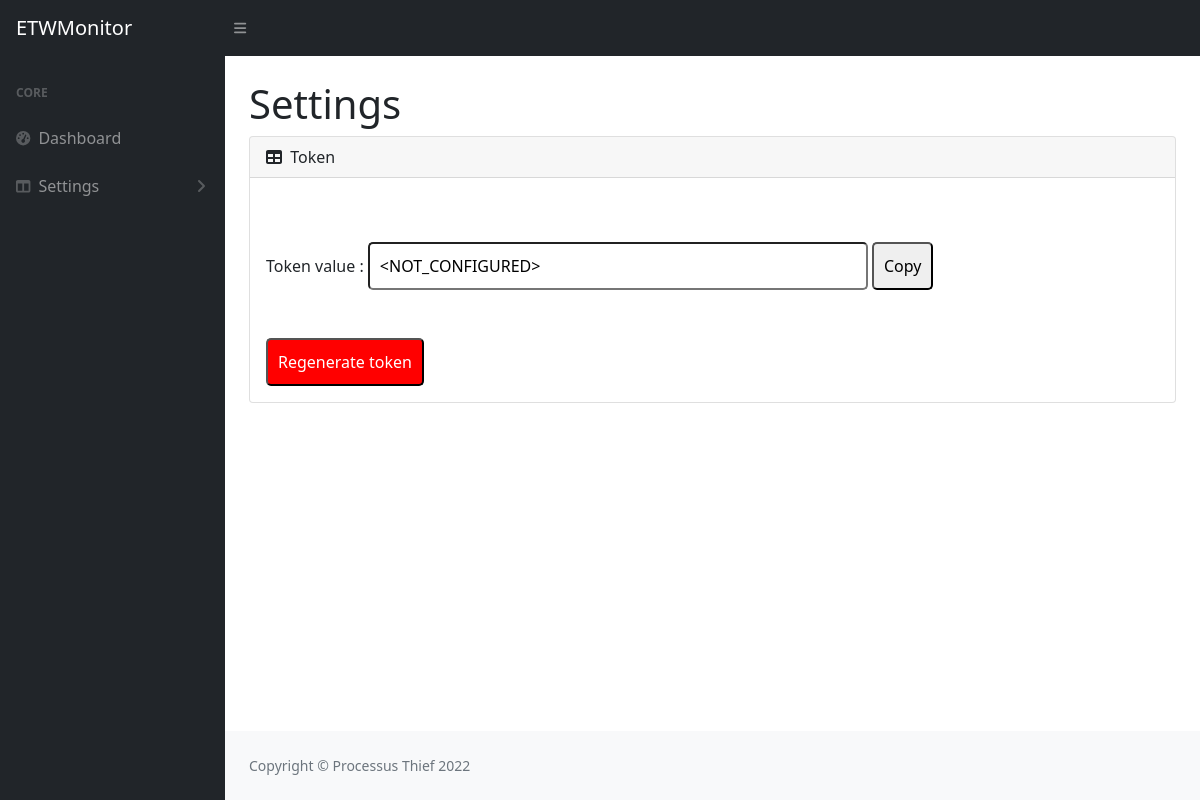
The app's page /settings.php, older data.
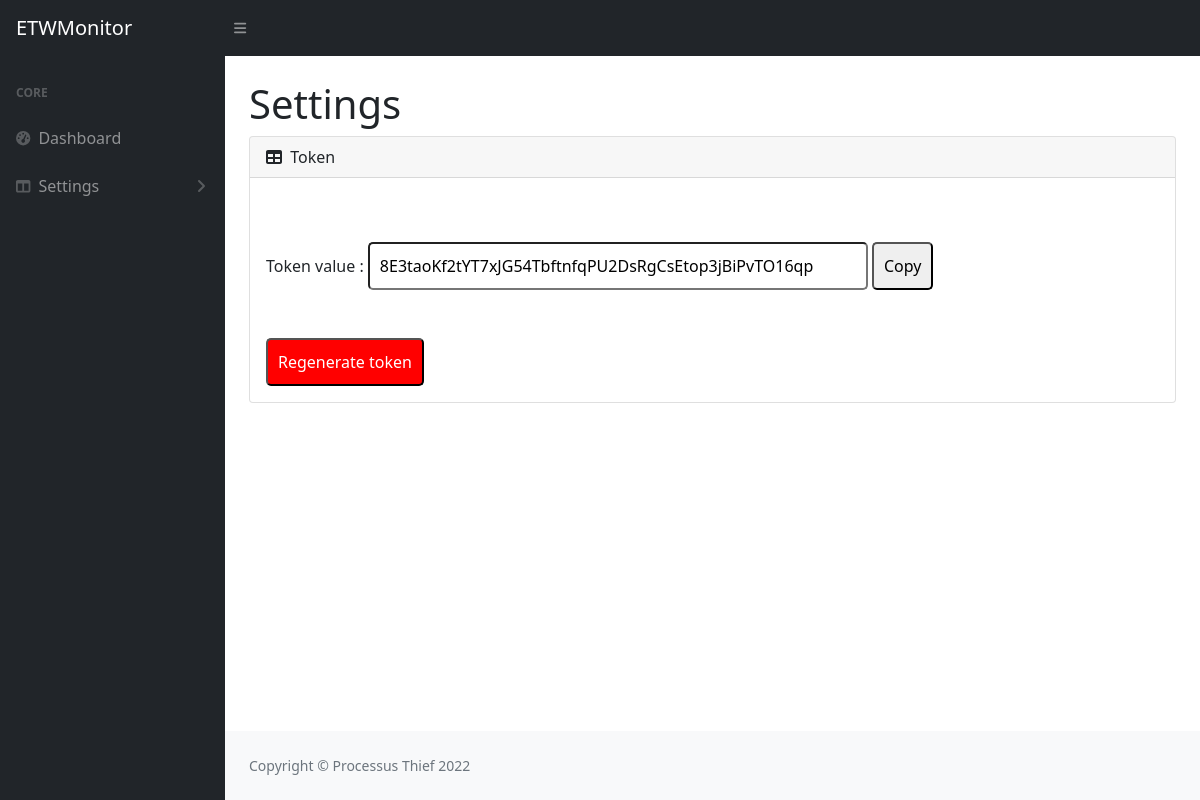
The same page, newer data.
### tables this page shows
CREATE TABLE 'settings' ('token' TEXT);

### settings.php (the view, shortened to what this page needs)
<!DOCTYPE html>
<html lang="en">
    <head>
        <link href="https://cdn.jsdelivr.net/npm/simple-datatables@latest/dist/style.css" rel="stylesheet" />
        <link href="css/styles.css" rel="stylesheet" />
    </head>
    <body class="sb-nav-fixed">
        <nav class="sb-topnav navbar navbar-expand navbar-dark bg-dark">
            <a class="navbar-brand ps-3" href="index.php">ETWMonitor</a>
            <button class="btn btn-link btn-sm order-1 order-lg-0 me-4 me-lg-0" id="sidebarToggle" href="#!"><i class="fas fa-bars"></i></button>
        </nav>
        <div id="layoutSidenav">
            <div id="layoutSidenav_nav">
                <nav class="sb-sidenav accordion sb-sidenav-dark" id="sidenavAccordion">
                    <div class="sb-sidenav-menu">
                        <div class="nav">
                            <div class="sb-sidenav-menu-heading">Core</div>
                            <a class="nav-link" href="index.php">
                                <div class="sb-nav-link-icon"><i class="fas fa-tachometer-alt"></i></div>
                                Dashboard
                            </a>
                            <a class="nav-link collapsed" href="#" data-bs-toggle="collapse" data-bs-target="#collapseLayouts" aria-expanded="false" aria-controls="collapseLayouts">
                                <div class="sb-nav-link-icon"><i class="fas fa-columns"></i></div>
                                Settings
                                <div class="sb-sidenav-collapse-arrow"><i class="fas fa-angle-down"></i></div>
                            </a>
                        </div>
                    </div>
                </nav>
            </div>
            <div id="layoutSidenav_content">
                <main>
                    <div class="container-fluid px-4">
                        <h1 class="mt-4">Settings</h1>
                        <div class="card mb-4">
                            <div class="card-header">
                                <i class="fas fa-table me-1"></i>
                                Token
                            </div>
                            <div class="card-body">
<?php
    $db = new PDO('sqlite:./ETWMonitor.sqlite');
    $db->setAttribute(PDO::ATTR_DEFAULT_FETCH_MODE, PDO::FETCH_ASSOC);
    $db->setAttribute(PDO::ATTR_ERRMODE, PDO::ERRMODE_EXCEPTION);
    $stmt = $db->prepare('SELECT token FROM settings');
    $stmt->execute();
    $req = $stmt->fetch();
    $token = "<NOT_CONFIGURED>";
    if( isset($req['token']) ) {
        $token = $req['token'];
    }
        echo '<br /><br />Token value :
        <input style="width:500px;border-radius:5px;padding:10px;" type="text" value="'.$token.'" id="token">
        <button style="border-radius:5px;padding:10px;" onclick="copyToken()">Copy</button><br /><br />
        <br />
        <button style="color:white;padding:10px;background-color:red;border-radius:5px;" onclick="generate_token()">Regenerate token</button>
        <script>
            function copyToken(){
                var copyText = document.getElementById("token");
                copyText.select();
                copyText.setSelectionRange(0, 99999);
                navigator.clipboard.writeText(copyText.value);
            }
            function generate_token(){
                document.location.href="settings.php?generate_token";
            }
            </script>
        </script>';
?>
                            </div>
                        </div>
                    </div>
                </main>
                <footer class="py-4 bg-light mt-auto">
                    <div class="container-fluid px-4">
                        <div class="d-flex align-items-center justify-content-between small">
                            <div class="text-muted">Copyright &copy; Processus Thief 2022</div>
                        </div>
                    </div>
                </footer>
            </div>
        </div>
    </body>
</html>

Row changes from the older to the newer data that the page shows:
added settings: token "8E3taoKf2tYT7xJG54TbftnfqPU2DsRgCsEtop3jBiPvTO16qp"
Text that changed along with them:
form field value: "<NOT_CONFIGURED>" → (not shown)
